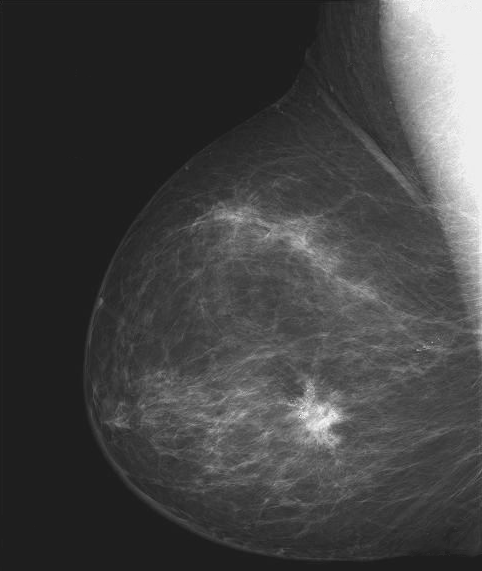
#> input picture assignment_1/images/breast_digital_Xray.tif, 482 x 571 px
$ python q2.py
#> lines starting #> are read from the running program, lines starting #| are printed output that depends on the picture
import cv2
import matplotlib.pyplot as plt
import numpy as np

img = cv2.imread(r'images/breast_digital_Xray.tif',0)
#> img is the input picture: shape (571, 482); min 21, max 255, mean 66.7

transformed_image = np.where(img<128,img,255)
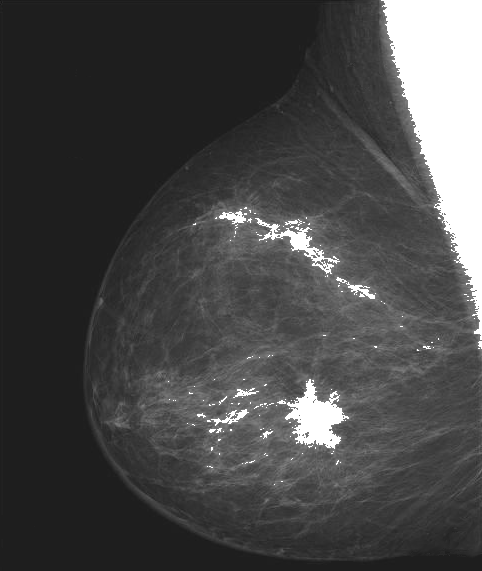
#> transformed_image: shape (571, 482); min 21, max 255, mean 71.4

transformed_image = np.array(transformed_image,dtype=np.uint8)

plt.subplot(1,2,1)
plt.title('Original image')
plt.axis('off')
plt.imshow(img,cmap='gray')

plt.subplot(1,2,2)
plt.title('Transformed Image')
plt.axis('off')
plt.imshow(transformed_image,cmap='gray')

plt.show()
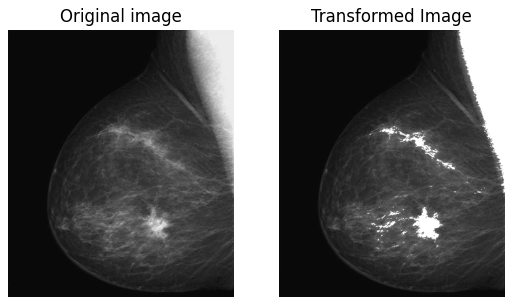
#> figure drawn by matplotlib, 2 panels

$ run again, with assignment_1/images/image1.jpg saved as assignment_1/images/breast_digital_Xray.tif
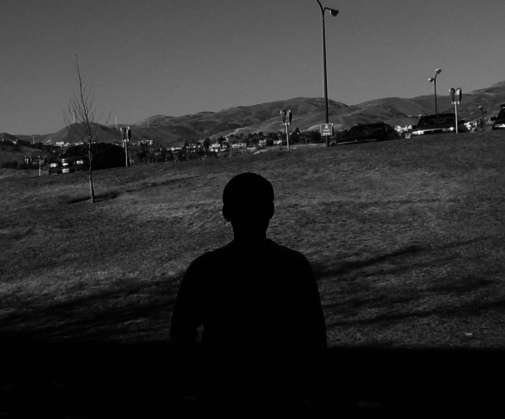
#> input picture assignment_1/images/image1.jpg, 505 x 419 px
#> img is the input picture: shape (419, 505); min 0, max 252, mean 47.6
#> `plt.show()`:
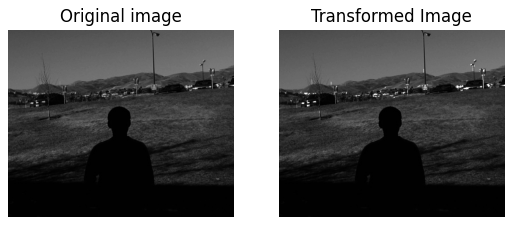
#> figure drawn by matplotlib, 2 panels
